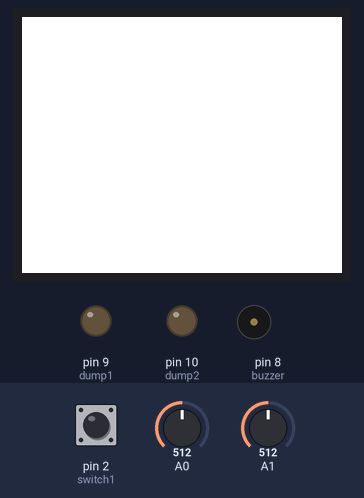
Simulated run of this sketch. Board: Arduino Uno, built with avr-gcc and run on an emulated ATmega328P. Parts: 160×128 colour display, output pins drawn as LEDs (lit = HIGH), buzzer (waves = sounding, pin HIGH). The inputs (shaded band) are chosen by the test bench; at power-on: pin 2 (switch1) LOW, A0 = 512, A1 = 512. EEPROM starts erased; what the sketch prints to the serial monitor is not drawn.

Above: at 1.2 s.
1.3 s: pin 2 (switch1) pulled HIGH for 0.15 s
At 1.53 s:
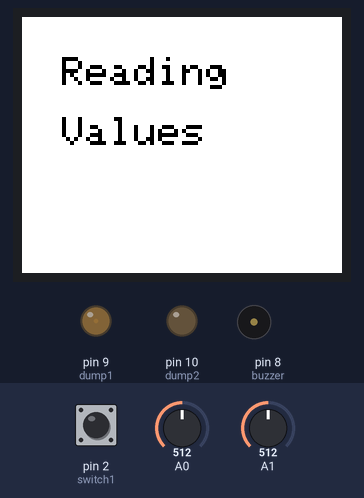
5.0 s: A0 set to 650
8.0 s: A1 set to 650
At 9.6 s:
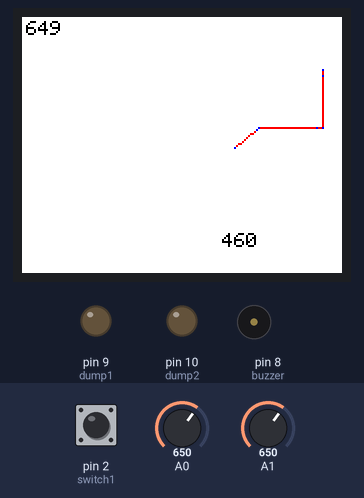
9.9 s: pin 2 (switch1) pulled HIGH for 1 s
At 10.74 s:
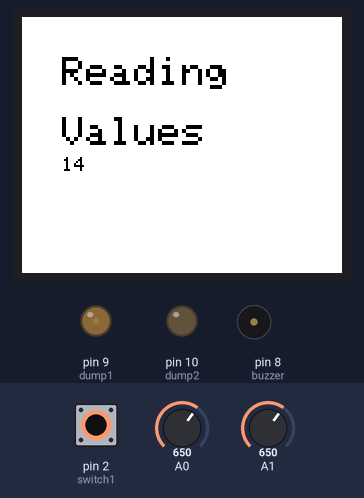
11.5 s: A0 set to 630
14.5 s: A1 set to 630
At 17.7 s:
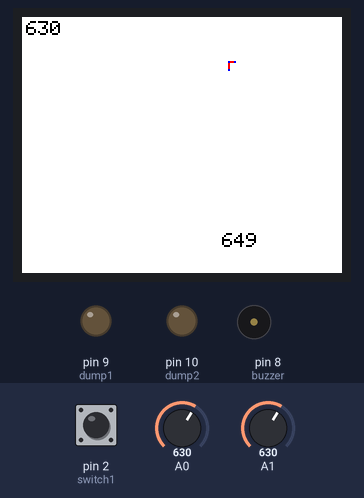
Timing chart, 0 to 18.5 s (numbered marks = the images above; inputs shaded):
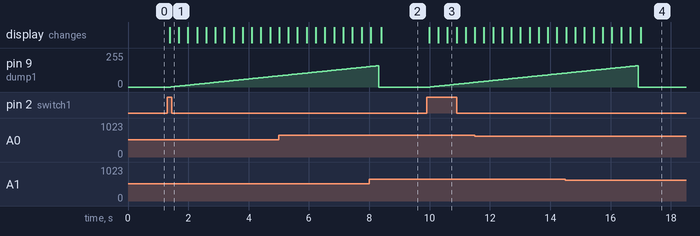

The sketch:

PV_IV_Tracer_v4.ino
```cpp
/*

 Photovoltaic Current-Voltage Tracer (PV I-V Tracer)

 This is the code to produce a solar PV current-voltage curve tracer.
 This is based upon the Pedalog v2 PCB (from www.re-innovation.co.uk). This is based upon the arduino
 but with current and voltage monitoring along with dual MOSFET drivers.

 It displays data using an iTEAD TFT LCD screen
 (Example code: http://www.re-innovation.co.uk/web12/index.php/en/blog-75/269-tft-lcd-display)

 Voltage is read using a potential divider.
 Current is read using an AD211 high side current monitor with a shunt resistor.

 The load are two MOSFETs, which are short circuited and controlled via PWM.

 The connections are as follows:
 Arduino:
 D0        Serial
 D1        Serial
 D2        Switch 1
 D3        TFT  RESET
 D4        Switch 2
 D5        TFT  RS
 D6        TFT  Chip Select (CS)
 D7
 D8        Buzzer output
 D9        MOSFET DUMP 1  (PWM)
 D10       MOSFET DUMP 2  (PWM)
 D11       TFT  SDA  Serial Data
 D12
 D13       TFT  SCLK  Serial Clock

 A0          Voltage input (via potential divider)
 A1          Current input (via AD211 high side monitor and current shunt resistor)
 A2
 A3
 A4
 A5

 Created on 9/10/13
 by Matt Little
 matt@re-innovation.co.uk
 www.re-innovation.co.uk
 This code is open source and public domain.

 Modified:
 9/10/13   Matt Little  Initial code - prove LCD and FET work
 28/10/13  Matt Little  Added code to draw a graph.
 29/10/13  Matt Little  Changed code structure to be a state machine
 29/10/13  Matt Little  Draws IV curve


 To Do:
 Convert V and I readings into actual values
 Include start-up screen
 Sort out colours and graph display
 Have option of adding additional graphs to overwrite
 Serial output for display/storage
 Have a fill-bar to show data is being taken


 */

#include <TFT.h>  // Arduino LCD library
#include <SPI.h>
#include <EEPROM.h>        // For writing values to the EEPROM
#include <avr/eeprom.h>    // For writing values to EEPROM

// pin definition for the TFT LCD
#define cs   6
#define dc   5
#define rst  3
#define analogCurrent A1  // I read in on A1
#define analogVoltage A0  // V read in on A0
#define fan 4     // Fan control transistor is on pin 4
#define buzzer 8  // Buzzer attached to D8
#define dump1 9   // Analog output pin that the DUMP LOAD 1 is attached to via FET (PWM)
#define dump2 10  // Analog output pin that the DUMP LOAD 2 is attached to via FET (PWM)
#define switch1 2  // An input switch
#define switch2 4  // An input switch

TFT TFTscreen = TFT(cs, dc, rst);

// position of the line on screen
int xPos = 0;

int TFTscreenX = 160;
int TFTscreenY = 128;

int i = 0;        // An int to ramp up the FET PWM
int counter = 0;  //  A counter to slow down the ramp up of the FET PWM


int dataPointCounter = 0;  // This counts through the 255 data points taken

int programState = 0;  // The program works like a state machine. This holds the state.

int buttonState;             // the current reading from the input pin
int lastButtonState = LOW;   // the previous reading from the input pin
int switchReading = LOW;
// the following variables are long's because the time, measured in miliseconds,
// will quickly become a bigger number than can be stored in an int.
long lastDebounceTime = 0;  // the last time the output pin was toggled
long debounceDelay = 50;    // the debounce time; increase if the output flickers

unsigned long voltageSensor = 0;  // Holds the voltage data - used for an average, hence needs to be long
unsigned long currentSensor = 0;  // Holds the current data
unsigned long Voc = 0;  // These hold the important data points
unsigned long Isc = 0;
unsigned long Vmp = 0;
unsigned long Imp = 0;

unsigned long Vdata1 = 0;  // Thes are used for drawing the IV curve
unsigned long Vdata2 = 0;
unsigned long Idata1 = 0;
unsigned long Idata2 = 0;


// Varibales for writing to EEPROM
int hiByte;      // These are used to store longer variables into EERPRPROM
int loByte;

// char array to print to the screen
char sensorPrintout[4];
// char array to print to the screen
char counterDisplay[4];

void setup(){

  // initialize the serial port
  Serial.begin(9600);

  // initialize the display
  TFTscreen.begin();

  // clear the screen with a pretty color
  TFTscreen.background(255,255,255);

  // Set the dump laods as outputs and OFF
  pinMode(dump1, OUTPUT);
  pinMode(dump2, OUTPUT);
  digitalWrite(dump1,LOW);
  digitalWrite(dump2,LOW);

  pinMode(fan, OUTPUT);
  digitalWrite(fan,HIGH);
  pinMode(buzzer, OUTPUT);
  digitalWrite(buzzer,LOW);

  pinMode(switch1,INPUT);
  pinMode(switch2,INPUT);

}

void loop(){

  // This whole program works as a state machine
  // The state is initialised to 0 at switch on
  //
  // See www.re-innovation.co.uk for the full state diagram

  switch(programState)
  {
    case 0:
      // ******** Read Buttons *****************************
      // Check if start button (button 1 ) pressed
      // We need to debounce this input
      // Read the state of the switch:
      switchReading = digitalRead(switch1);
      // If the switch changed, due to noise or pressing:
      if (switchReading != lastButtonState)
      {
        // reset the debouncing timer
        lastDebounceTime = millis();
      }

      if ((millis() - lastDebounceTime) > debounceDelay)
      {
        // whatever the reading is at, it's been there for longer
        // than the debounce delay, so take it as the actual current state:

        // if the button state has changed:
        if (switchReading != buttonState)
        {
          buttonState = switchReading;
          // only toggle the LED if the new button state is HIGH
          if (buttonState == HIGH)
          {
            programState = 1;  // Move to the next state - start IV trace
            Serial.println("State 1");
          }
        }
      }
      // Store the previous state for next time
      lastButtonState = switchReading;
      break;

    case 1:
          Serial.println("State 1");
      // ******* Start of the VI test routine ******
      // First we reset the data point counter
      dataPointCounter = 0;

      //Blank the display
      TFTscreen.background(255,255,255);    // Clear the screen with white
      // Then lets write what we are doing to the screen
      // set the font color to something
      TFTscreen.stroke(0,0,0);
      // set the font size
      TFTscreen.setTextSize(2);
      // write the text to the top left corner of the screen
      TFTscreen.text("Reading",20,20);
      TFTscreen.text("Values",20,50);

      programState = 2;  // Move to the next state
      Serial.println("State 2");
      break;


    case 2:
          Serial.println("State 2");
       // ****** Sample Data *********
       // Here we read in 10 samples of both V and I
       for(int i=0;i<9;i++)
       {
         //Here we take ten V and I samples
         voltageSensor += analogRead(A0);
         currentSensor += analogRead(A1);
         delay(1);   // Have a small delay
       }

       // We then take the average of the 10 samples
       voltageSensor = voltageSensor/10;
       currentSensor = currentSensor/10;

        // We store it into the correct EEPROM space
        // On the ATmega328 there are 1024 EEPROM locations.
        // We are going to take 160 readings to fit the screen
        // Each reading is a long, so takes up 2 x EEPROM spaces
        // Each reading has a value of V and value of I
        // Hence we need 2 x 2 x 160 = 640 EEPROM locations

        // Write the voltage
        EEPROM.write(dataPointCounter, voltageSensor >> 8);    // Do this seperately
        EEPROM.write(dataPointCounter+1, voltageSensor & 0xff);
        // Write the current
        EEPROM.write(dataPointCounter+2, currentSensor >> 8);    // Do this seperately
        EEPROM.write(dataPointCounter+3, currentSensor & 0xff);

       // Then increase to dataPointCounter, up to 255 samples
       dataPointCounter = dataPointCounter+4;

       // Let the user know something is happening
       // Have filled bar 0-100%

       // ********* TO DO ***********************

       // convert the reading to a char array
       String(dataPointCounter/4).toCharArray(counterDisplay, 4);
       // set the font size
       TFTscreen.setTextSize(1);
       // Blank the previous data point with a rectangle
       // set the stroke color to white
       TFTscreen.stroke(255,255,255);
       // set the fill color to white
       TFTscreen.fill(255,255,255);
       TFTscreen.rect(19, 69, 100, 89);

       // Write the new number
       // set the stroke color to black
       TFTscreen.stroke(0,0,0);
       TFTscreen.text(counterDisplay,20,70);

       //*******Change the current point*************
       // At the moment this runs from 0 to 160 (0-160/255%)
       // This might need changing
       // Increase the PWM to the FET to increase the current
       analogWrite(dump1, dataPointCounter/4);    // This outputs the correct PWM
       delay(10);  // Wait for it to settle a bit

       // Check to see if we are done doing readings:
       if(dataPointCounter>=640)
       {
         analogWrite(dump1, 0);    // Set load to 0
         programState = 3;  // finished drawing a set of data
         Serial.println("State 3");
       }
       break;

    case 3:
      Serial.println("State 3");
      // ***********Analyse the data*************
      // We want to go through the data to find the max V and max I
      // We need the Voc, Isc, Vmp and Imp
      // To do this we need to run through the EEPROM stored values
      for(int displayCounter=0;displayCounter<160;displayCounter++)
      {
        hiByte = EEPROM.read(displayCounter*4);
        loByte = EEPROM.read((displayCounter*4)+1);
        voltageSensor = (hiByte << 8)+loByte;
        hiByte = EEPROM.read((displayCounter*4)+2);
        loByte = EEPROM.read((displayCounter*4)+3);
        currentSensor = (hiByte << 8)+loByte;
        // Voc will be when current = 0 (reading 0)
        // Isc will be when voltage = 0 (or near there) (reading 160)
        if(displayCounter == 0)
        {
          Voc = voltageSensor;
        }
        if(displayCounter == 159)
        {
          Isc = currentSensor;
        }
        // Find the maximum power points
        // Do this by multiplying V and I and seeing how big that number is
        // ******* TO DO****************
      }


      programState = 4;
      break;


    case 4:
      Serial.println("State 4");
      // ********* DRAW the DATA ****************
     // Scaling of the data totally depends upon the analysis
     // Might want to keep the previous graph shown for scale?

     TFTscreen.background(255,255,255);    // Clear the screen with white

     // The display is 160 pixels wide and 64 pixels high
     // We build the graph by drawing a line from V/I point 1 to V/I point 2
     // These will have to be scaled to fit within the TFT screen

     // Our maximum X is 160
     // Our maximum Y is 128
     // We need to scale the data so that max X fits with max V
     // We need to scale the data so that max Y fits with max I

     // Voc = max V, Isc = max I

     // So scaling factors are:
     // For Voltage:  data x (size of screen Y / Voc)
     // For Current:  data x ( size of sceen X / Isc)

      // So we read out each part of the data and display it here
      // We only go to data point 158, as we read two points in each time.
      for(int displayCounter=0;displayCounter<=158;displayCounter++)
      {
         // Read in the Voltage points
        hiByte = EEPROM.read(displayCounter*4);
        loByte = EEPROM.read((displayCounter*4)+1);
        Vdata1 = (hiByte << 8)+loByte;
        hiByte = EEPROM.read((displayCounter*4)+4);
        loByte = EEPROM.read((displayCounter*4)+5);
        Vdata2 = (hiByte << 8)+loByte;

        hiByte = EEPROM.read((displayCounter*4)+2);
        loByte = EEPROM.read((displayCounter*4)+3);
        Idata1 = (hiByte << 8)+loByte;
        hiByte = EEPROM.read((displayCounter*4)+6);
        loByte = EEPROM.read((displayCounter*4)+7);
        Idata2 = (hiByte << 8)+loByte;

        // Convert those data points to fit within the screen
        // We use a 20% factor to ensure that the data fits onto the screen

        Vdata1 = (Vdata1*TFTscreenY)/(Voc*1.2);
        Vdata2 = (Vdata2*TFTscreenY)/(Voc*1.2);
        Idata1 = TFTscreenX - (Idata1*TFTscreenX )/(Isc*1.2);
        Idata2 = TFTscreenX  - (Idata2*TFTscreenX)/(Isc*1.2);

        // Draw the lines in RED
        TFTscreen.stroke(255,0,0);
        TFTscreen.line(Vdata1,Idata1,Vdata2,Idata2);
        // Draw the data points in BLUE
        TFTscreen.stroke(0,0,255);
        TFTscreen.point(Vdata1,Idata1);
      }

      programState = 5;
      Serial.println("State = 5");

    break;
    case 5:
       // Add on the important text data to the graph:
       // set the stroke color to black
       TFTscreen.stroke(0,0,0);
       String(Voc).toCharArray(counterDisplay, 4);       // convert the reading to a char array
       // Write the Voc
       TFTscreen.text(counterDisplay,100,108);
       String(Isc).toCharArray(counterDisplay, 4);       // convert the reading to a char array
       // Write the Isc
       TFTscreen.text(counterDisplay,2,2);


      programState = 0;
      Serial.println("State = 0");
    break;

    default:
      // This is an error state - just in case problem with state machine
      Serial.println("Error - Should no be in this state");
    break;

  }
  delay(5);  // SLOW it down
}
```

Measured:
- after the input at 1.3 s, pin 9 (dump1): moves from 0/255 to 83/255 over 3.5 s, starting after 0.12 s; the display: changes after 0.08 s (image 1)
- after the input at 9.9 s, pin 9 (dump1): moves from 0/255 to 35/255 over 1.5 s, starting after 0.12 s; the display: first changes after 0.09 s (image 3 shows a later state)
